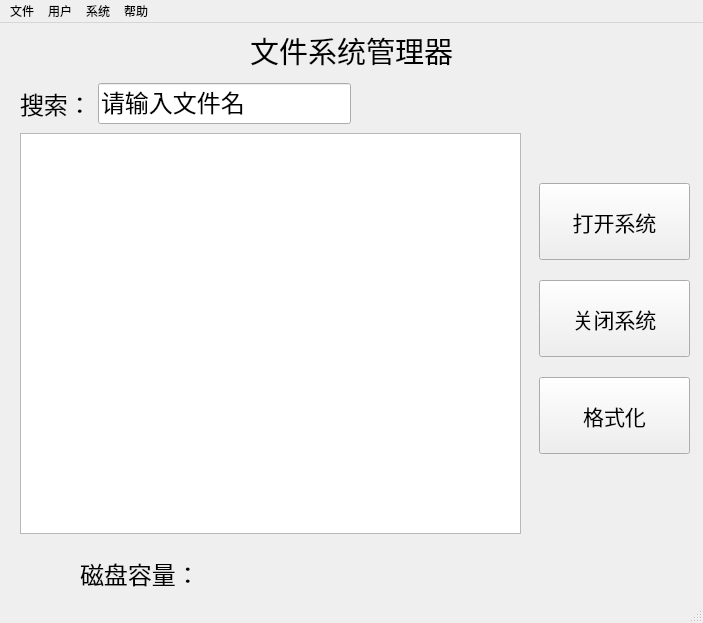
<?xml version="1.0" encoding="UTF-8"?>
<ui version="4.0">
 <class>mainwindow</class>
 <widget class="QMainWindow" name="mainwindow">
  <property name="geometry">
   <rect>
    <x>0</x>
    <y>0</y>
    <width>703</width>
    <height>623</height>
   </rect>
  </property>
  <property name="windowTitle">
   <string>mainwindow</string>
  </property>
  <widget class="QWidget" name="centralwidget">
   <widget class="QTreeView" name="treeView">
    <property name="geometry">
     <rect>
      <x>20</x>
      <y>110</y>
      <width>501</width>
      <height>401</height>
     </rect>
    </property>
   </widget>
   <widget class="QWidget" name="horizontalLayoutWidget">
    <property name="geometry">
     <rect>
      <x>80</x>
      <y>530</y>
      <width>381</width>
      <height>41</height>
     </rect>
    </property>
    <layout class="QHBoxLayout" name="horizontalLayout">
     <item>
      <widget class="QLabel" name="label_3">
       <property name="font">
        <font>
         <family>宋体</family>
         <pointsize>18</pointsize>
        </font>
       </property>
       <property name="text">
        <string>磁盘容量：</string>
       </property>
      </widget>
     </item>
     <item>
      <widget class="QLabel" name="diskCapacityLabel">
       <property name="font">
        <font>
         <family>宋体</family>
         <pointsize>18</pointsize>
        </font>
       </property>
       <property name="text">
        <string/>
       </property>
      </widget>
     </item>
    </layout>
   </widget>
   <widget class="QWidget" name="horizontalLayoutWidget_2">
    <property name="geometry">
     <rect>
      <x>20</x>
      <y>60</y>
      <width>331</width>
      <height>41</height>
     </rect>
    </property>
    <layout class="QHBoxLayout" name="horizontalLayout_2">
     <item>
      <widget class="QLabel" name="label">
       <property name="font">
        <font>
         <family>宋体</family>
         <pointsize>18</pointsize>
        </font>
       </property>
       <property name="text">
        <string>搜索：</string>
       </property>
      </widget>
     </item>
     <item>
      <widget class="QLineEdit" name="searchEdit">
       <property name="font">
        <font>
         <family>宋体</family>
         <pointsize>18</pointsize>
        </font>
       </property>
       <property name="text">
        <string>请输入文件名</string>
       </property>
      </widget>
     </item>
    </layout>
   </widget>
   <widget class="QWidget" name="verticalLayoutWidget">
    <property name="geometry">
     <rect>
      <x>539</x>
      <y>160</y>
      <width>151</width>
      <height>271</height>
     </rect>
    </property>
    <layout class="QVBoxLayout" name="verticalLayout">
     <property name="spacing">
      <number>20</number>
     </property>
     <item>
      <widget class="QPushButton" name="openButton">
       <property name="maximumSize">
        <size>
         <width>16777215</width>
         <height>16777213</height>
        </size>
       </property>
       <property name="font">
        <font>
         <pointsize>16</pointsize>
        </font>
       </property>
       <property name="text">
        <string>打开系统</string>
       </property>
      </widget>
     </item>
     <item>
      <widget class="QPushButton" name="closeButton">
       <property name="maximumSize">
        <size>
         <width>16777215</width>
         <height>16777213</height>
        </size>
       </property>
       <property name="font">
        <font>
         <pointsize>16</pointsize>
        </font>
       </property>
       <property name="text">
        <string>关闭系统</string>
       </property>
      </widget>
     </item>
     <item>
      <widget class="QPushButton" name="reformatButton">
       <property name="maximumSize">
        <size>
         <width>16777215</width>
         <height>16777213</height>
        </size>
       </property>
       <property name="font">
        <font>
         <pointsize>16</pointsize>
        </font>
       </property>
       <property name="text">
        <string>格式化</string>
       </property>
      </widget>
     </item>
    </layout>
   </widget>
   <widget class="QLabel" name="label_2">
    <property name="geometry">
     <rect>
      <x>250</x>
      <y>8</y>
      <width>211</width>
      <height>39</height>
     </rect>
    </property>
    <property name="font">
     <font>
      <family>宋体</family>
      <pointsize>22</pointsize>
     </font>
    </property>
    <property name="text">
     <string>文件系统管理器</string>
    </property>
   </widget>
   <widget class="QLabel" name="statusLabel">
    <property name="geometry">
     <rect>
      <x>370</x>
      <y>60</y>
      <width>181</width>
      <height>39</height>
     </rect>
    </property>
    <property name="font">
     <font>
      <family>宋体</family>
      <pointsize>18</pointsize>
     </font>
    </property>
    <property name="text">
     <string/>
    </property>
   </widget>
  </widget>
  <widget class="QStatusBar" name="statusbar"/>
  <widget class="QMenuBar" name="menubar">
   <property name="geometry">
    <rect>
     <x>0</x>
     <y>0</y>
     <width>703</width>
     <height>33</height>
    </rect>
   </property>
   <widget class="QMenu" name="menu">
    <property name="title">
     <string>用户</string>
    </property>
    <addaction name="actionNewUser"/>
    <addaction name="actionDeleteUser"/>
    <addaction name="separator"/>
   </widget>
   <widget class="QMenu" name="menu_2">
    <property name="title">
     <string>文件</string>
    </property>
    <addaction name="actionNewFile"/>
    <addaction name="separator"/>
    <addaction name="actionDeleteFile"/>
    <addaction name="separator"/>
    <addaction name="actionExitSystem"/>
   </widget>
   <widget class="QMenu" name="menu_3">
    <property name="title">
     <string>系统</string>
    </property>
    <addaction name="actionNewsystem"/>
    <addaction name="separator"/>
    <addaction name="actionOpenSystem"/>
    <addaction name="actionCloseSystem"/>
    <addaction name="separator"/>
   </widget>
   <widget class="QMenu" name="menu_4">
    <property name="title">
     <string>帮助</string>
    </property>
    <addaction name="actionAbout"/>
   </widget>
   <addaction name="menu_2"/>
   <addaction name="menu"/>
   <addaction name="menu_3"/>
   <addaction name="menu_4"/>
  </widget>
  <action name="actionNewUser">
   <property name="text">
    <string>新建</string>
   </property>
  </action>
  <action name="actionNewsystem">
   <property name="text">
    <string>格式化</string>
   </property>
  </action>
  <action name="actionCloseSystem">
   <property name="text">
    <string>关闭系统</string>
   </property>
  </action>
  <action name="actionNewFile">
   <property name="text">
    <string>新建</string>
   </property>
  </action>
  <action name="actionDeleteFile">
   <property name="text">
    <string>删除</string>
   </property>
  </action>
  <action name="actionExit">
   <property name="text">
    <string>Exit</string>
   </property>
  </action>
  <action name="actionDeleteUser">
   <property name="text">
    <string>删除</string>
   </property>
  </action>
  <action name="actionAbout">
   <property name="text">
    <string>关于</string>
   </property>
  </action>
  <action name="actionExitSystem">
   <property name="text">
    <string>退出</string>
   </property>
  </action>
  <action name="actionOpenSystem">
   <property name="text">
    <string>打开系统</string>
   </property>
  </action>
 </widget>
 <resources/>
 <connections/>
</ui>
